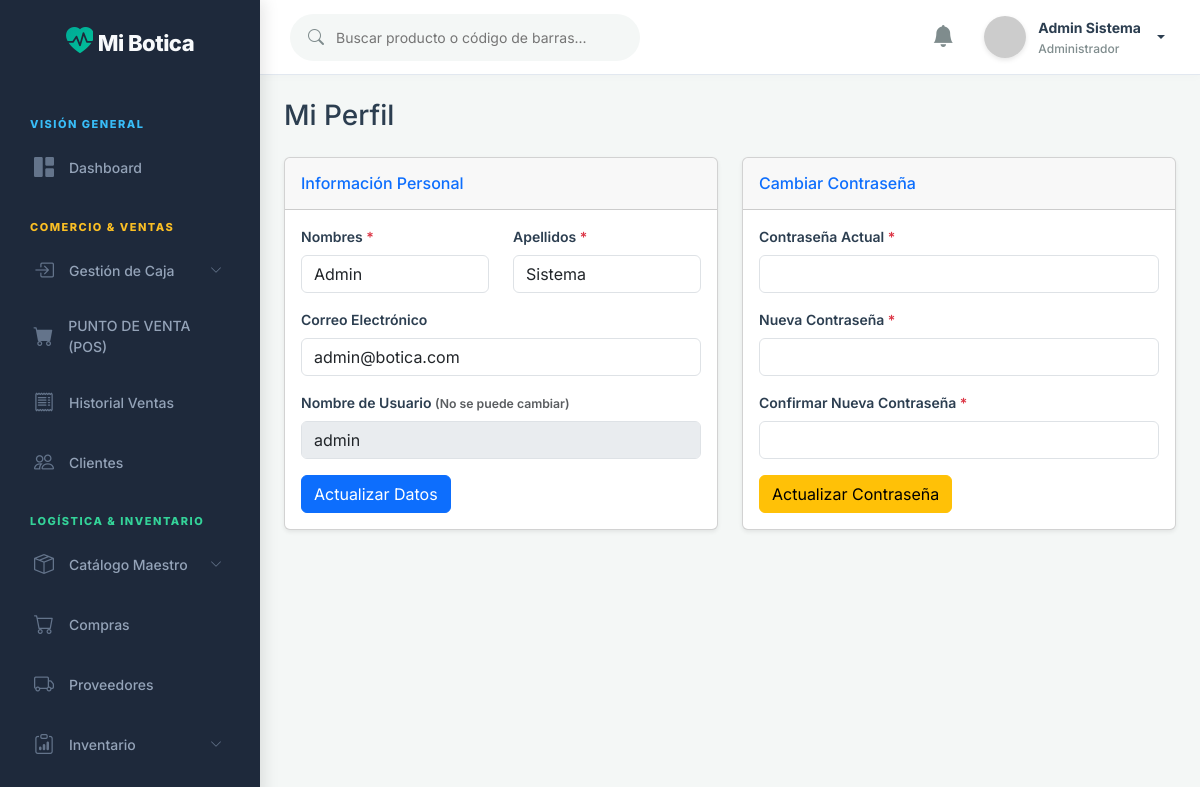
Page /public/perfil/index (signed in) on the committed database.
### tables this page shows
CREATE TABLE IF NOT EXISTS `usuarios` (
  `id` INT NOT NULL AUTO_INCREMENT,
  `nombres` VARCHAR(100) NOT NULL,
  `apellidos` VARCHAR(100) NOT NULL,
  `usuario` VARCHAR(50) NOT NULL UNIQUE,
  `password` VARCHAR(255) NOT NULL,
  `email` VARCHAR(100) NULL,
  `rol_id` INT NOT NULL,
  `estado` TINYINT(1) DEFAULT 1,  
  `ultimo_login` DATETIME NULL,
  `creado_en` TIMESTAMP DEFAULT CURRENT_TIMESTAMP,
  PRIMARY KEY (`id`),
  FOREIGN KEY (`rol_id`) REFERENCES `roles`(`id`) ON DELETE RESTRICT
);

### app/controllers/PerfilController.php (called while the page is built, shortened)
<?php
class PerfilController extends Controller {
    public function index() {
        $userModel = $this->model('User');
        $usuario = $userModel->getById($_SESSION['user_id']);
        $data = [
            'title' => 'Mi Perfil',
            'usuario' => $usuario
        ];
        $this->view('usuarios/perfil', $data);
    }
}

### app/core/App.php (called while the page is built, shortened)
<?php
class App {
    protected $method = 'login';
    public function __construct() {
        $url = $this->parseUrl();
        if (isset($url[0]) && file_exists('../app/controllers/' . ucfirst($url[0]) . 'Controller.php')) {
            unset($url[0]);
        }
        $this->controller = new $this->controller;
        if (isset($url[1])) {
            if (method_exists($this->controller, $url[1])) {
                $this->method = $url[1];
                unset($url[1]);
            }
        }
        $this->params = $url ? array_values($url) : [];
        call_user_func_array([$this->controller, $this->method], $this->params);
    }
    public function parseUrl() {
        if (isset($_GET['url'])) {
            return explode('/', filter_var(rtrim($_GET['url'], '/'), FILTER_SANITIZE_URL));
        }
        return [];
    }
}

### public/index.php (called while the page is built, shortened)
<?php
require_once '../app/config/database.php';
require_once '../app/core/App.php';
require_once '../app/core/Controller.php';
$app = new App();

### app/models/User.php (called while the page is built, shortened)
<?php
class User {
    private $conn;
    private $table_name = "usuarios";
    public function __construct() {
        $database = new Database();
        $this->conn = $database->getConnection();
    }
    public function getById($id) {
        $query = "SELECT * FROM " . $this->table_name . " WHERE id = :id LIMIT 0,1";
        $stmt = $this->conn->prepare($query);
        $stmt->bindParam(":id", $id);
        $stmt->execute();
        return $stmt->fetch(PDO::FETCH_ASSOC);
    }
}

### app/config/database.php (called while the page is built, shortened)
<?php
class Database {
    private $host = "localhost";
    private $db_name = "botica_db";
    private $username = "root";
    private $password = "274053";
    public function getConnection() {
        $this->conn = null;
        try {
            $this->conn = new PDO("mysql:host=" . $this->host . ";dbname=" . $this->db_name, $this->username, $this->password);
            $this->conn->exec("set names utf8");
        } catch(PDOException $exception) {
            echo "Error de conexión: " . $exception->getMessage();
        }
        return $this->conn;
    }
}
?>

### app/views/usuarios/perfil.php (the view, shortened to what this page needs)
<div class="container-fluid px-4 pt-4">
    <div class="d-flex justify-content-between align-items-center mb-4">
        <h2 class="h3 text-gray-800 mb-0">Mi Perfil</h2>
    </div>
    <div class="row">
        <div class="col-xl-6 col-lg-6">
            <div class="card shadow-sm mb-4">
                <div class="card-header py-3 d-flex flex-row align-items-center justify-content-between">
                    <h6 class="m-0 font-weight-bold text-primary">Información Personal</h6>
                </div>
                <div class="card-body">
                    <form action="<?php echo BASE_URL; ?>perfil/update" method="POST">
                        <div class="row mb-3">
                            <div class="col-md-6">
                                <label class="form-label">Nombres <span class="text-danger">*</span></label>
                                <input type="text" name="nombres" class="form-control" value="<?php echo htmlspecialchars($data['usuario']['nombres']); ?>" required>
                            </div>
                            <div class="col-md-6">
                                <label class="form-label">Apellidos <span class="text-danger">*</span></label>
                                <input type="text" name="apellidos" class="form-control" value="<?php echo htmlspecialchars($data['usuario']['apellidos']); ?>" required>
                            </div>
                        </div>
                        <div class="mb-3">
                            <label class="form-label">Correo Electrónico</label>
                            <input type="email" name="email" class="form-control" value="<?php echo htmlspecialchars($data['usuario']['email'] ?? ''); ?>">
                        </div>
                        <div class="mb-3">
                            <label class="form-label">Nombre de Usuario <small class="text-muted">(No se puede cambiar)</small></label>
                            <input type="text" class="form-control" value="<?php echo htmlspecialchars($data['usuario']['usuario']); ?>" disabled>
                        </div>
                        <button type="submit" class="btn btn-primary">Actualizar Datos</button>
                    </form>
                </div>
            </div>
        </div>
        <div class="col-xl-6 col-lg-6">
            <div class="card shadow-sm mb-4">
                <div class="card-header py-3 d-flex flex-row align-items-center justify-content-between">
                    <h6 class="m-0 font-weight-bold text-primary">Cambiar Contraseña</h6>
                </div>
                <div class="card-body">
                    <form action="<?php echo BASE_URL; ?>perfil/updatePassword" method="POST">
                        <div class="mb-3">
                            <label class="form-label">Contraseña Actual <span class="text-danger">*</span></label>
                            <input type="password" name="current_password" class="form-control" required>
                        </div>
                        <div class="mb-3">
                            <label class="form-label">Nueva Contraseña <span class="text-danger">*</span></label>
                            <input type="password" name="new_password" class="form-control" required minlength="6">
                        </div>
                        <div class="mb-3">
                            <label class="form-label">Confirmar Nueva Contraseña <span class="text-danger">*</span></label>
                            <input type="password" name="confirm_password" class="form-control" required minlength="6">
                        </div>
                        <button type="submit" class="btn btn-warning">Actualizar Contraseña</button>
                    </form>
                </div>
            </div>
        </div>
    </div>
</div>

### public/css/style.css (style rules this page uses)
:root { --bg-dark: #F4F7F6; --bg-card: #FFFFFF; --text-primary: #2C3E50; --text-secondary: #7F8C8D; --accent-primary: #00A896; --accent-hover: #028090; --accent-light: rgba(0, 168, 150, 0.1); --success: #02C39A; --success-bg: rgba(2, 195, 154, 0.1); --danger: #E63946; --danger-bg: rgba(230, 57, 70, 0.1); --warning: #F4A261; --border-color: #E2E8F0; }
body { font-family: 'Inter', sans-serif; background-color: var(--bg-dark); color: var(--text-primary); margin: 0; overflow-x: hidden; }
.form-label { display: block; font-size: 14px; color: var(--text-primary); margin-bottom: 8px; font-weight: 600; }

### rows in the picture
usuarios: nombres "Admin", apellidos "Sistema", email "admin@botica.com", usuario "admin"

### other values in the picture
$_SESSION['nombre'] "Admin Sistema"
$roles[$_SESSION['rol_id'] ?? 1] "Administrador"
